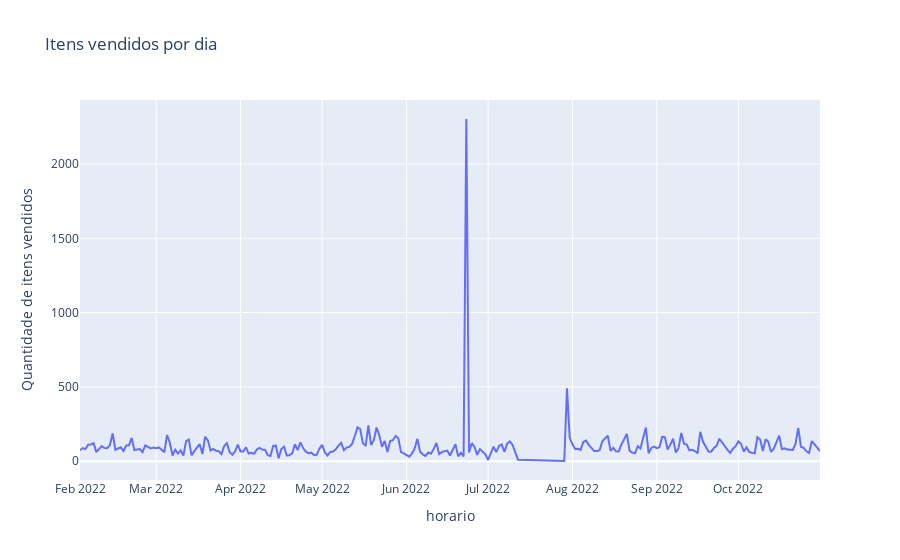

The notebook cell saved with this chart:
### Code cell
vendas = px.line(grouped_by_date, x = 'horario', y = 'item_count', title = 'Itens vendidos por dia', labels= {'item_count' : 'Quantidade de itens vendidos','data': 'Data'})
py.iplot(vendas, filename='Vendas_line_chart.html')

### Figure 1 — Plotly figure (JSON) as saved in the notebook; plotly's stock layout.template omitted (floating-point values rounded to 4 significant figures; data arrays with more than 128 entries replaced by an {"elided": "..."} marker saying what was removed)
{"data": [{"hovertemplate": "horario=%{x}<br>Quantidade de itens vendidos=%{y}<extra></extra>", "legendgroup": "", "line": {"color": "#636efa", "dash": "solid"}, "marker": {"symbol": "circle"}, "mode": "lines", "name": "", "orientation": "v", "showlegend": false, "type": "scatter", "x": {"elided": "253 str values"}, "xaxis": "x", "y": {"elided": "253 int values"}, "yaxis": "y"}], "layout": {"legend": {"tracegroupgap": 0}, "title": {"text": "Itens vendidos por dia"}, "xaxis": {"anchor": "y", "domain": [0, 1], "title": {"text": "horario"}}, "yaxis": {"anchor": "x", "domain": [0, 1], "title": {"text": "Quantidade de itens vendidos"}}}}
